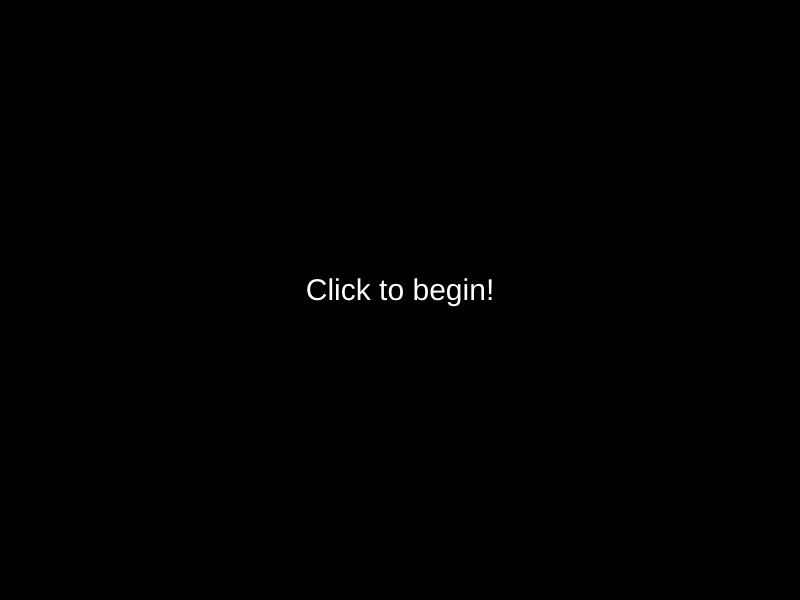
Frame 1 (no input)
Frame 60 (no input): identical to frame 1, image omitted
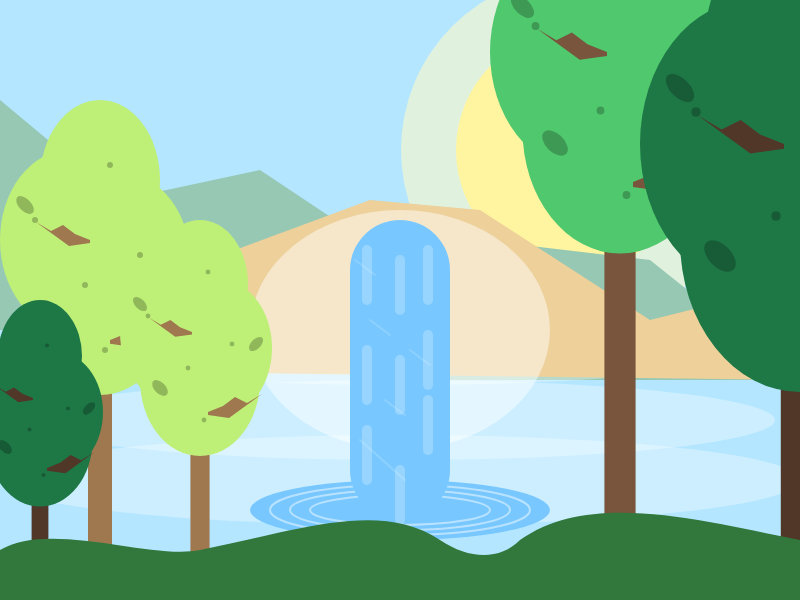
Frame 120 (the mouse pressed at the canvas centre since frame 60)

The p5.js sketch that drew these frames (run headless with seeded random() and noise() and a simulated clock; from frame 60 on, the mouse is pressed at the canvas centre):

// p5.js sketch
// ── sketch.js
// CTCH 204 - Final Project
// Title:  Consequences
// Name:   Anna Chu
// Date:   Mar. 30, 2026

/*
  Interactive Objects
  
  Harmful:
    - "GENERATE" button (playdoh)
    - "EXPLAIN" button (playdoh)
    - "CREATE" button (playdoh)
  
  Saving:
    - "DO IT YOURSELF" button (playdoh)
*/

/*
  Stages of Scene:
    1. vibrant living
    2. slowly losing colour
    3. muted
    4. dry, dead, lost of life

*/


// Global Varibles
let stage = 1;           // Stage 1(vibrant) - 4(dead)
let started = false;
let ended = false;
let dustX = [];
let dustY = [];
let dust_speed = [];
let dust_count = 40;




function setup() 
{
  createCanvas(800, 600);
  noStroke();
  
  // initializing dust particles
  for (let i = 0; i < dust_count; i++)
  {
    dustX[i] = random(width);
    dustY[i] = random(400, 600);
    dust_speed[i] = random(0.2, 1.0);
  }
}


function draw() 
{  
  // START: click to begin screen
  if (!started)
  {
    background(0);            //!!! change later
    fill(255);
    textAlign(CENTER);
    textSize(30);
    text("Click to begin!", width/2, height/2);
    return;
  }
  
  // END: ending screen with restart
  if (ended)
  {
    background(20);            //!!! change later
    fill(255);
    textAlign(CENTER);
    
    textSize(40);
    text("The world is no more.", width/2, height/2 - 80)
    
    textSize(22);
    text("The environment has been destroyed by the careless actions\nand the unethical use of generative AI.", width/2, height/2 - 20);
    
    textSize(18);
    text("Every choice has consequences.", width/2, height/2 + 40);
    
    textSize(20);
    text("Click to restart", width/2, height/2 + 120);
    
    textSize(14);
    text("(There is no restart in life.)", width/2, height/2 + 150);
    
    return;
  }
  
  // different stage, different colour
  // Reference: https://p5js.org/reference/p5/map/
  let t = map(stage, 1, 4, 0, 1)
  
  function fade(c1, c2)
  {
    // Colour Lerp Reference: https://p5js.org/reference/p5/lerpColor/
    return lerpColor(c1, c2, t)
  }
  
  
  // initializing Vibrant colours
  let skyV = color(180, 230, 255);
  let sunV = color(255, 245, 160);
  let sunglowV = color(255, 250, 200, 150);
  
  let mountainV = color(150, 200, 180);
  let cliffV = color(237, 208, 154);
  
  let waterfallV = color(120, 200, 255);
  let waterfallGlowV = color(255, 255, 255, 120);
  
  let mistV = color(255, 255, 255, 80);
  
  let bg_leavesV = color(190, 240, 120);
  let mg_leavesV = color(80, 200, 110);
  let fg_leavesV = color(30, 120, 70);
  
  let bg_trunkV = color(160, 120, 80);
  let mg_trunkV = color(120, 85, 60);
  let fg_trunkV = color(80, 55, 40);
  
  let fgGrassV = color(50, 120, 60);
  
  
  // initializing Dead colours
  let skyD = color(80, 80, 90);
  let sunD = color(120, 120, 120);
  let sunglowD = color(100, 100, 100, 50);
  
  let mountainD = color(90, 100, 95);
  let cliffD = color(120, 110, 100);
  
  let waterfallD = color(60, 60, 60);
  let waterfallGlowD = color(80, 80, 80, 50);
  
  let mistD = color(120, 120, 120, 40);
  
  let bg_leavesD = color(80, 80, 80);
  let mg_leavesD = color(60, 60, 60);
  let fg_leavesD = color(40, 40, 40);
  
  let bg_trunkD = color(70, 60, 50);
  let mg_trunkD = color(60, 50, 40);
  let fg_trunkD = color(50, 40, 30);
  
  let fgGrassD = color(40, 50, 40);
  
  
  // initializing Colours in one variable each
  let skyC = fade(skyV, skyD);
  let sunC = fade(sunV, sunD);
  let sunglowC = fade(sunglowV, sunglowD);
  
  let mountainC = fade(mountainV, mountainD);
  let cliffC = fade(cliffV, cliffD);
  
  let waterfallC = fade(waterfallV, waterfallD);
  let waterfallGlowC = fade(waterfallGlowV, waterfallGlowD);
  
  let mistC = fade(mistV, mistD);
  
  let bg_leavesC = fade(bg_leavesV, bg_leavesD);
  let mg_leavesC = fade(mg_leavesV, mg_leavesD);
  let fg_leavesC = fade(fg_leavesV, fg_leavesD);
  
  let bg_trunkC = fade(bg_trunkV, bg_trunkD);
  let mg_trunkC = fade(mg_trunkV, mg_trunkD);
  let fg_trunkC = fade(fg_trunkV, fg_trunkD);
  
  let fgGrassC = fade(fgGrassV, fgGrassD);
  
  // calling functions to draw
  sky(skyC);
  sun(sunC, sunglowC);
  mountains(mountainC);
  mist(mistC);
  cliff(cliffC);
  waterfall(waterfallC, waterfallGlowC);
  allTrees(bg_leavesC, mg_leavesC, fg_leavesC, bg_trunkC, mg_trunkC, fg_trunkC);
  foreground(fgGrassC);
  
  // dust called at the very end
  if (stage === 4)
  {
    dust();
  }
}



// User Input Functions
function mousePressed()
{
  if(!started)
  {
    started = true;    
    return;
  }
  
  if (ended)
  {
    stage = 1;
    ended = false;
    return;
  }
}

function keyPressed()
{
  // console reference when testing
  console.log(key);
  if (!started || ended)
  {
    return;
  }
    
  // if harming keys are pressed, then increase the stage
  if (keyCode === LEFT_ARROW || keyCode === RIGHT_ARROW || keyCode === DOWN_ARROW)
  {
    if (stage < 4)
    {
      stage++;
    }
    else
    {
      ended = true;
    }
  }
  
  // if non-harming key is pressed, then stages revert
  if (keyCode === UP_ARROW)
  {
    stage--;
    if (stage < 1)
    {
      stage = 1;
    }
  }
}




// Scene Functions
// function to create the background
function sky(c)
{
  background(c);
}

// function to create the sun variations
function sun(c, glow)
{
  let sun_scale = map(stage, 1, 4, 1.0, 0.0);
  
  if (sun_scale <= 0.01)
  {
    return;
  }
  
  // scaling glow and core of sun size depending on stage
  let glow_size = 350 * sun_scale;
  let core_size = 240 * sun_scale;
  
  fill(glow);
  ellipse(width * 0.72, height * 0.25, glow_size, glow_size);
  
  fill(c);
  ellipse(width * 0.72, height * 0.25, core_size, core_size);
}

// function to create the background mountains
function mountains(c)
{
  // vertex reference: https://p5js.org/reference/p5/vertex/
  
  fill(c);
  
  // first mountain
  beginShape();
    vertex(0, 330);
    vertex(0, 100)
    vertex(120, 200);
    vertex(260, 170);
    vertex(380, 250);
    vertex(450, 330);
  endShape(CLOSE);
  
  // second mountain
  beginShape();
    vertex(350, 380);
    vertex(480, 240);
    vertex(650, 260);
    vertex(800, 380);
  endShape(CLOSE);
  
}

// function to create water mists
function mist(c)
{
  let shrink = map(stage, 1, 4, 1.0, 0.0);          // shrinking width

  fill(c);
  ellipse(width/2, 350, 700 * shrink, 70 * shrink);
  ellipse(width/2, 420, 750 * shrink, 80 * shrink);
  ellipse(width/2, 480, 800 * shrink, 90 * shrink);
}

// function to create cliff the waterfall comes from
function cliff(c)
{
  fill(c);
  
  // mountain where waterfall comes from
   beginShape();
    vertex(0, 370)
    vertex(100, 300)
    vertex(370, 200);
    vertex(480, 210);
    vertex(650, 320);
    vertex(850, 270);
    vertex(800, 380);
  endShape(CLOSE);
}

// function to create the waterfall and the river
function waterfall(c, glow)
{
  // reference: https://p5js.org/reference/p5/rect/
  //            rounded corners
  
  // mapping shrinking and fading with stages
  let shrink = map(stage, 1, 4, 1.0, 0.0);          // shrinking width
  let fade = map(stage, 1, 4, 1.0, 0.0);          // fading opacity
  let streakFade = map(stage, 1, 3, 1.0, 0.0);      // streak effects gone by stage 3
  let w = 50 * shrink;
  
  // stage 3, there will be a ditch and puddles
  if (stage === 3)
  {
    ditch();
    puddles();
    return;
  }
  
  // stage 4, there will be no more water left, just a ditch
  if (stage === 4)
  {
    ditch();
    return;
  }
  
  // mist behind
  fill(red(glow), green(glow), blue(glow), 120 * fade);
  ellipse(width/2, 330, 300 * shrink, 240);
  
  fill(c);
  ellipse(width/2, 510, 300 * shrink, 60);
  
  // ripple effect rings
  noFill();
  stroke(red(glow), green(glow), blue(glow), 120 * fade);
  strokeWeight(2);
  ellipse(width / 2, 510, 260 * shrink, 50);
  ellipse(width / 2, 510, 220 * shrink, 40);
  ellipse(width / 2, 510, 180 * shrink, 30)
  
  // water
  noStroke();
  fill(c);
  rect(width/2 - w, 220, w * 2, 300, 50 * shrink);
  
  // waterfall effect streaks
  stroke(255, 255, 255, 60 * streakFade);
  strokeWeight(10 * shrink);
  
  // streak position (maintain within waterfall)
  stroke(255, 255, 255, 60 * streakFade);
  strokeWeight(10 * shrink);
  
  // initializing local variables
  let h = 50;
  let leftX = width / 2 - w * 0.66;
  let midX = width / 2;
  let rightX = width / 2 + w * 0.56;

  // left streaks
  line(leftX, 250, leftX, 250 + h);
  line(leftX, 350, leftX, 350 + h);
  line(leftX, 430, leftX, 430 + h);
  
  // middle streaks
  line(midX, 260, midX, 260 + h);
  line(midX, 360, midX, 360 + h);
  line(midX, 470, midX, 470 + h);
  
  // right streaks
  line(rightX, 250, rightX, 250 + h);
  line(rightX, 335, rightX, 335 + h);
  line(rightX, 400, rightX, 400 + h);
 
  // more streaks for water effect
  stroke(255, 255, 255, 40 * streakFade);
  strokeWeight(2 * shrink);
  line(width/2 - w * 0.9, 260, width/2 - w * 0.5, 275);
  line(width/2 - w * 0.6, 320, width/2 - w * 0.2, 335);
  line(width/2 + w * 0.2, 350, width/2 + w * 0.6, 365);
  line(width/2 - w * 0.3, 400, width/2 + w * 0.1, 415);
  line(width/2 - w * 0.8, 440, width/2 + w * 0.1, 480);
  
  noStroke();
}

// function to create a ditch when little to no water left in stream
function ditch()
{
  noStroke();
  
  // main ditch
  fill(80, 70, 60);
  rect(0, 370, width, 250);
  
  // deeper center
  fill(60, 50, 40);
  ellipse(width * 0.20, 410, 200, 60);
  rect(0, 395, width, 300, 40);
  
  // uneveness
  fill(70, 60, 50);
  ellipse(width * 0.20, 460, 200, 60);
  ellipse(width * 0.80, 480, 200, 60);
  ellipse(width * 0.70, 500, 200, 60);
}

// function to create puddles within the ditch when appears
function puddles()
{
 noStroke();
  
  fill(120, 140, 160, 120);
  ellipse(130, 450, 230, 100);
  ellipse(width/2 - 80, 500, 200, 100);
  ellipse(width/2 + 50, 520, 45, 15);
  ellipse(width/2 + 140, 450, 150, 80);
}

// function to call the tree function and alter based on colours
function allTrees(bg_leavesC, mg_leavesC, fg_leavesC, bg_trunkC, mg_trunkC, fg_trunkC)
{
  // background
  tree(100, 200, bg_leavesC, bg_trunkC, 1.0);
  tree(200, 300, bg_leavesC, bg_trunkC, 0.8);
  
  // midground
  tree(620, 0, mg_leavesC, mg_trunkC, 1.3)
  
  // foreground
  tree(800, 80, fg_leavesC, fg_trunkC, 1.6);
  tree(40, 370, fg_leavesC, fg_trunkC, 0.7);
}

// function to create all tree shapes including leaves, trunk, and scaling them
function tree(x, topY, leavesC, trunkC, scaleFactor)
{
  fill(trunkC);
  rect(x - 12 * scaleFactor, topY, 24 * scaleFactor, height - topY);
  
  // losing leafs throuhg stages
  // note:  stage 1 = 1.0 full leaves
  //        stage 4 = 0.0 no leaves
  let leaf_loss = map(stage, 1, 4, 1.0, 0.0);
  
  // before stage 4, there will be leaves on trees
  if (stage < 4)
  {
    // blobs of leaves
    fill(leavesC);
    
    // bottom
    if (leaf_loss > 0.25)
    {
      ellipse(x, topY + 100 * scaleFactor, 150 * scaleFactor, 190 * scaleFactor);
    }
    
    // top
    if (leaf_loss > 0.45)
    {
      ellipse(x, topY - 20 * scaleFactor, 120 * scaleFactor, 160 * scaleFactor);
    }

    // middle left
    if (leaf_loss > 0.65)
    {
      ellipse(x - 30 * scaleFactor, topY + 40 * scaleFactor, 140 * scaleFactor, 180 * scaleFactor);
    }
    
    // middle right
    if (leaf_loss > 0.80)
    {  
      ellipse(x + 25 * scaleFactor, topY + 60 * scaleFactor, 130 * scaleFactor, 170 * scaleFactor);
    }
  
  
    // !!! texture
    fill(0, 0, 0, 60);

    if (leaf_loss > 0.30)
    {
        ellipse(x - 15 * scaleFactor, topY + 85 * scaleFactor, 6 * scaleFactor);
    }

    if (leaf_loss > 0.40)
    {
        ellipse(x + 5 * scaleFactor, topY + 150 * scaleFactor, 6 * scaleFactor);
    }

    if (leaf_loss > 0.55)
    {
        ellipse(x + 10 * scaleFactor, topY - 35 * scaleFactor, 6 * scaleFactor);
    }

    if (leaf_loss > 0.70)
    {
      ellipse(x - 65 * scaleFactor, topY + 20 * scaleFactor, 6 * scaleFactor);
    }

    if (leaf_loss > 0.85)
    {
      ellipse(x + 40 * scaleFactor, topY + 55 * scaleFactor, 6 * scaleFactor);
    }


    // !! larger texture
    fill (0, 0, 0, 60);

    if (leaf_loss > 0.35)      // bottom
    {
      push();
        translate(x - 50 * scaleFactor, topY + 110 * scaleFactor);
        rotate(PI / 4);
        ellipse(0, 0, 24 * scaleFactor, 14 * scaleFactor);
      pop();
    }

    if (leaf_loss > 0.55)    // top
    {
      push();
        translate(x - 75 * scaleFactor, topY + 5 * scaleFactor);
        rotate(PI / 4);
        ellipse(0, 0, 22 * scaleFactor, 12 * scaleFactor);
      pop();
    }

    if (leaf_loss > 0.75)    // mid
    {
      push();
        translate(x + 70 * scaleFactor, topY + 55 * scaleFactor);
        rotate(PI / -4);
        ellipse(0, 0, 22 * scaleFactor, 12 * scaleFactor);
      pop();
    }
  }
  
  
  // colours of branches
  let b_color = trunkC;
  
  
  // calling branches function to create branches
  branch(x - 10 * scaleFactor, topY + 40 * scaleFactor, 60 * scaleFactor, -1, b_color);
  branch(x + 10 * scaleFactor, topY + 140 * scaleFactor, 75 * scaleFactor, +1, b_color);
}

function branch(x, y, size, direction, c)
{
  // scaling reference:     https://p5js.org/reference/p5/scale/
  // translating reference  https://p5js.org/reference/p5/translate/
  
  push();
    translate(x, y);      // to translate origin to branch base (trunk) which that becomes the new 0,0
    scale(direction, 1);  // scalling horizontally with direction
                          // note: direction 1 is normal
                          //       direction -1 is flipped

    fill(c);
    noStroke();

    beginShape();
      // to base
      vertex(0, 0);
  
      // shape with bumps
      vertex(size * 0.25, -size * 0.1);
      vertex(size * 0.45, -size * 0.25);
      vertex(size * 0.65, -size * 0.15);
      vertex(size * 0.9, -size * 0.3);
      vertex(size * 0.35, size * 0.1);
      vertex(0, size * 0.05);
    endShape(CLOSE);
  pop()
}

// function to create the foreground grass
function foreground(c)
{
  // beziervertex reference: https://p5js.org/reference/p5/bezierVertex/
  let dryC = color(70, 50, 30);
  let finalC;
  
  // if at stage 4, then have foreground grass turn dry
  if (stage === 4)
  {
    finalC = dryC;
  }
  else
  {
    finalC = c;
  }
  
  fill(finalC);  // final colour depending on stages
  
  // map reference: https://p5js.org/reference/p5/map/
  let sag = map(stage, 1, 4, 0, 40);    // grass sags down as the stages increase
  
  beginShape();
    vertex(0, 550 + sag);
    // (x2, y2, x3, y3, x4, y4, x5, y5, x6, y6)
    bezierVertex(50, 520 + sag, 150, 560 + sag, 200, 550 + sag);
    bezierVertex(300, 530 + sag, 380, 500 + sag, 440, 540 + sag);
    bezierVertex(470, 560 + sag, 500, 560 + sag, 520, 540 + sag);
    bezierVertex(590, 490 + sag, 700, 520 + sag, 800, 540 + sag);
    vertex(800, 600)
    vertex(0, 600);
  endShape(CLOSE);
}

// function to create dust effect at the very end showing nothing left
function dust()
{
  fill(200, 180, 150, 80);
  
  for (let i = 0; i < dust_count; i++)
  {
    ellipse(dustX[i], dustY[i], 6, 6);    // dust particles
    
    // let it move upwards
    dustY[i] -= dust_speed[i];
    
    if (dustY[i] < 350)      // resets when off screen
    {
      dustX[i] = random(width);
      dustY[i] = random(500, 600);
      dust_speed[i] = random(0.2, 1.0);
    }
  }
}
